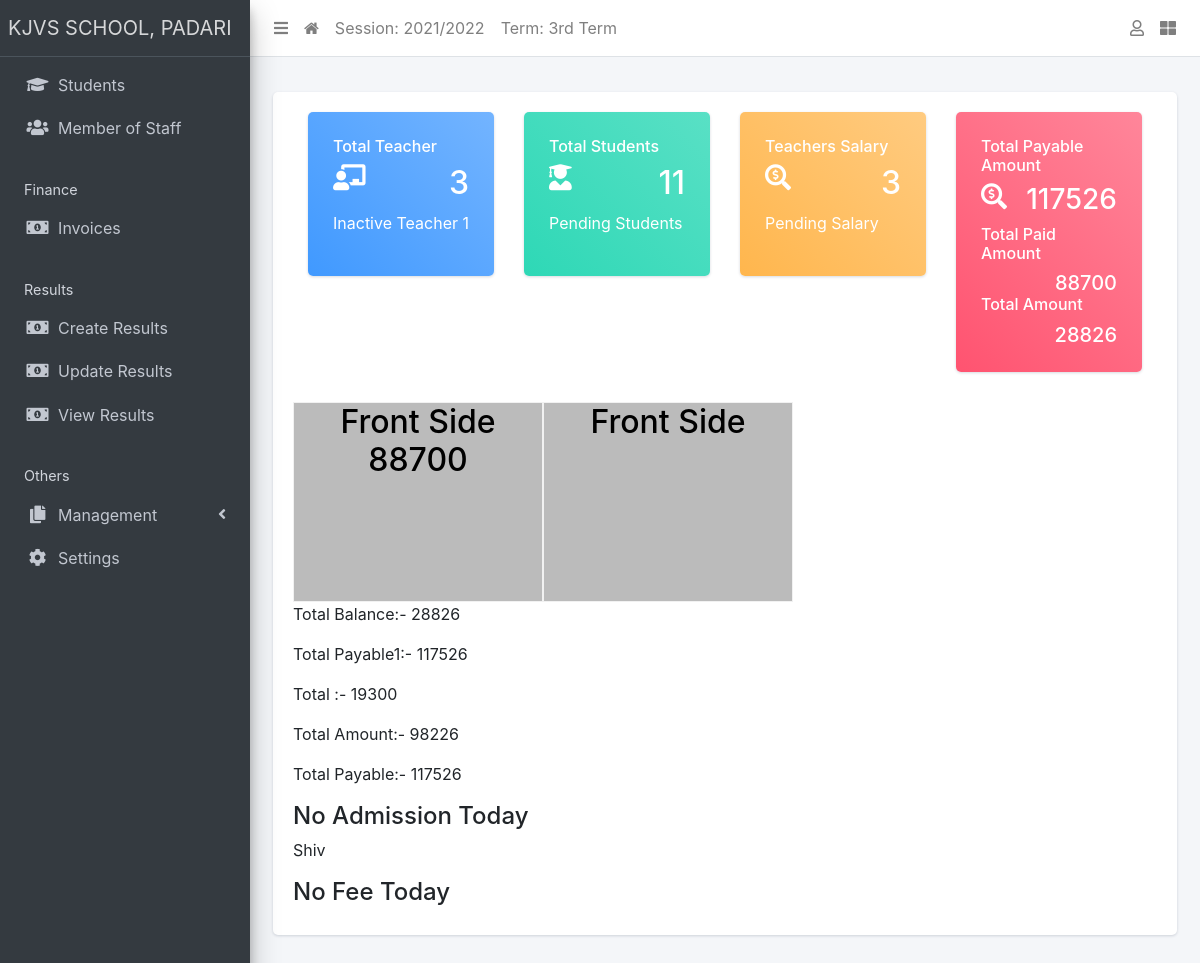
Before: /student/dashboard (signed in) with the older database file.
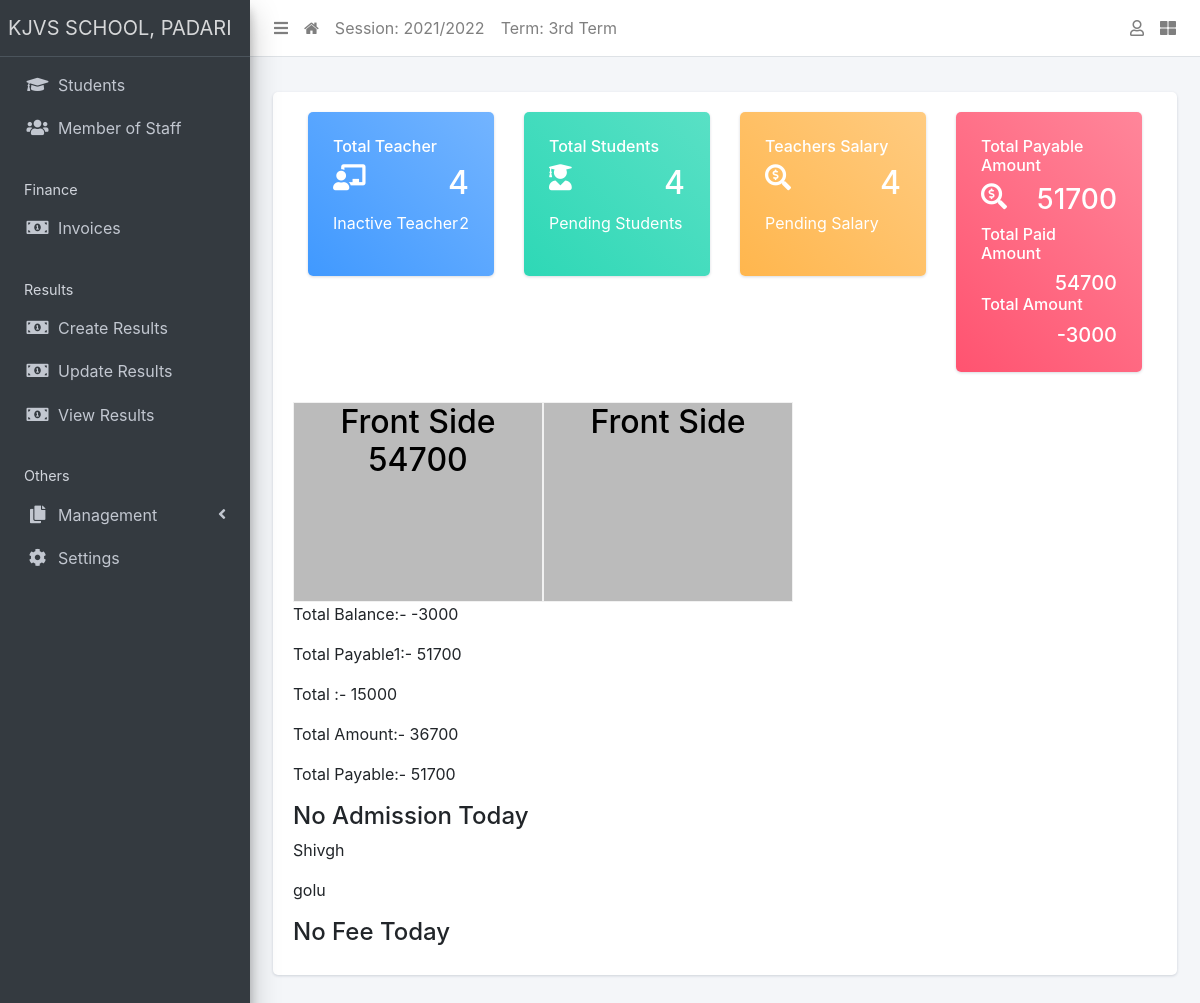
After: the same page with the newer database file.
### apps/staffs/models.py (models this page shows, shortened)
class Staff(models.Model):
    STATUS = [("active", "Active"), ("inactive", "Inactive")]
    GENDER = [("male", "Male"), ("female", "Female")]
    current_status = models.CharField(max_length=10, choices=STATUS, default="active")
    surname = models.CharField(max_length=200)
    firstname = models.CharField(max_length=200)
    other_name = models.CharField(max_length=200, blank=True)
    gender = models.CharField(max_length=10, choices=GENDER, default="male")
    date_of_birth = models.DateField(default=timezone.now)
    date_of_admission = models.DateField(default=timezone.now)
    mobile_num_regex = RegexValidator(
        regex="^[0-9]{10,15}$", message="Entered mobile number isn't in a right format!"
    )
    mobile_number = models.CharField(
        validators=[mobile_num_regex], max_length=13, blank=True
    )
    address = models.TextField(blank=True)
    others = models.TextField(blank=True)

### apps/students/views.py (the view)
# urls.py: path("dashboard", views.index, name="dashboard"),
@login_required()
def index(request):
    ia =Staff.objects.filter(current_status='inactive').count()
    iat =Staff.objects.all().filter(current_status='inactive')
    a=InvoiceItem.objects.aggregate(Sum('amount'))
    bfv=Invoice.objects.aggregate(Sum('balance_from_previous_term'))
    students= Student.objects.all().count()
    staffs = Staff.objects.all().count()
    fees = Receipt.objects.aggregate(Sum('amount_paid'))
    newstu =Student.objects.filter(date_of_admission=datetime.date.today())
    newf =Receipt.objects.filter(date_paid=datetime.date.today())[:50]
    tos=Receipt.objects.filter(date_paid=datetime.date.today()).aggregate(Sum('amount_paid'))
    c =a['amount__sum']+bfv['balance_from_previous_term__sum']
    b=c-fees['amount_paid__sum']
    context= {'stu':students,'sta':staffs,'fee':fees,'ns':newstu,'nf':newf,'ts':tos,'bs':bfv,'as':a,'d':c,'b1':b,'ia':ia,'iat':iat}
    return render(request,"index.html",context)

### apps/corecode/context_processors.py (called while the page is built)
def site_defaults(request):
    current_session = AcademicSession.objects.get(current=True)
    current_term = AcademicTerm.objects.get(current=True)
    vals = SiteConfig.objects.all()
    contexts = {
        "current_session": current_session.name,
        "current_term": current_term.name,
    }
    for val in vals:
        contexts[val.key] = val.value
    return contexts

### templates/index.html (shortened to what the changed rows need)
{% extends 'base.html' %}
{% block content %}
<!DOCTYPE html>
<html lang="en">
<head>
  <link href="http://netdna.bootstrapcdn.com/bootstrap/4.0.0-beta/css/bootstrap.min.css" rel="stylesheet">
  <link rel="stylesheet" href="https://maxcdn.bootstrapcdn.com/bootstrap/4.4.1/css/bootstrap.min.css">
</head>
<body>
  <link href="https://maxcdn.bootstrapcdn.com/font-awesome/4.3.0/css/font-awesome.min.css" rel="stylesheet">
  <div class="container">
    <div class="row">
      <div class="col-md-4 col-xl-3">
        <div class="card bg-c-blue order-card">
          <div class="card-block">
            <h2 class="text-right"><i class="fas fa-chalkboard-teacher f-left"></i><span>{{sta}}</span></h2>
            <p class="m-b-0">Inactive Teacher<span class="f-right">{{ia}}</span></p>
          </div>
        </div>
      </div>
      <div class="col-md-4 col-xl-3">
        <div class="card bg-c-green order-card">
          <div class="card-block">
            <h2 class="text-right"><i class="fas fa-user-graduate f-left"></i><span>{{stu}}</span></h2>
          </div>
        </div>
      </div>
      <div class="col-md-4 col-xl-3">
        <div class="card bg-c-yellow order-card">
          <div class="card-block">
            <h2 class="text-right"><i class="fas fa-search-dollar f-left"></i><span>{{sta}}</span></h2>
          </div>
        </div>
      </div>
      <div class="col-md-4 col-xl-3">
        <div class="card bg-c-pink order-card">
          <div class="card-block">
            <h3 class="text-right"><i class="fas fa-search-dollar f-left"></i><span>{{d}}</span></h3>
            <h6 class="m-b-0">Total Paid Amount<h5><span class="f-right">{{fee.amount_paid__sum}}</span></h5></h6>
            <br>
            <h6 class="m-b-0">Total  Amount<h5><span class="f-right">{{b1}}</span></h5></h6>
          </div>
        </div>
      </div>
    </div>
  </div>
 <div class ="container">
  <div class="row">
  <div class="flip-box">
    <div class="flip-box-inner">
      <div class="flip-box-front">
        <h2>Front Side {{fee.amount_paid__sum}}</h2>
      </div>
      <div class="flip-box-back">
        <h2>Back Side</h2>
      </div>
    </div>
  </div>
  <br>
  <br>
  <div class="flip-box">
    <div class="flip-box-inner">
      <div class="flip-box-front">
        <h2>Front Side</h2>
      </div>
      <div class="flip-box-back">
        <h2>Back Side</h2>
      </div>
    </div>
  </div>
</div>
</div>
  <div class="table-responsive">
    <p>Total Balance:- {{b1}}</p>
    <p>Total Payable1:- {{d}}</p>
    <p>Total :- {{bs.balance_from_previous_term__sum}}</p>
    <p>Total Amount:- {{as.amount__sum}}</p>
    <p>Total Payable:- {{d}}</p>
    {% if ns %}
    <h4 style="color:#00bfff">Today Total Admission </h4>
    <table id="studenttable" class="table table-bordered table-hover" data-page-length='100'>
      <thead class="thead-light">
        <tr>
          <th>S/N</th>
          <th>Fullname</th>
          <th>Registration Number</th>
          <th>Current Class</th>
          <th>Gender</th>
          <th>Mobile Phone Number</th>
        </tr>
      </thead>
      <tbody>
        {% for student in ns %}
          <tr class='clickable-row' data-href="{% url 'student-detail' student.id %}">
            <td>{{ forloop.counter}}</td>
            <td>{{ student.surname}} {{student.firstname }} {{student.other_name }}</td>
            <td>{{ student.registration_number}}</td>
            <td>{{ student.current_class}}</td>
            <td>{{ student.get_gender_display}}</td>
            <td>{{ student.parent_mobile_number}}</td>
          </tr>
        {% endfor %}
        {% else %}
        <h4> No Admission Today </h4>
         {% endif%}
  </div>
   {% for i in iat %}
      <p> {{i.firstname}} </p>
    {% endfor %}
  <div class="table-responsive">
    {% if nf %}
     <h4 style="color:#ff8000">Today Total Fee Collection:-  {{ts.amount_paid__sum}}</h4>
    <table id="studenttable" class="table table-bordered table-hover" data-page-length='100'>
      <thead class="thead-light">
        <tr>
          <th>S/N</th>
          <th>Name</th>
          <th>Amount Paid</th>
          <th>Current Class</th>
          <th>Date</th>
          <th>Mobile Phone Number</th>
        </tr>
      </thead>
      <tbody>
        {% for student in nf %}
          <tr class='clickable-row' data-href="{% url 'invoice-detail' student.invoice.id %}">
            <td>{{ forloop.counter}}</td>
            <td>{{ student.invoice}}</td>
            <td>{{ student.amount_paid}}</td>
            <td>{{ student.invoice.student.current_class}}</td>
            <td>{{ student.date_paid}}</td>
            <td>{{ student.invoice.student.parent_mobile_number}}</td>
          </tr>
        {% endfor %}
        {% else %}
        <h4> No Fee Today </h4>
         {% endif%}
  </div>
</body>
</html>
{% endblock content %}

Changed rows visible on the page:
no longer on this page (row edited): Staff: firstname "Shiv"
now on this page (row edited): Staff: firstname "Shivgh"
now on this page (row edited): Staff: firstname "golu"
Other visible differences:
{{ sta }}: "3" → "4"
{{ ia }}: "1" → "2"
{{ stu }}: "11" → "4"
{{ d }}: "117526" → "51700"
{{ fee.amount_paid__sum }}: "88700" → "54700"
{{ b1 }}: "28826" → "-3000"
{{ bs.balance_from_previous_term__sum }}: "19300" → "15000"
{{ as.amount__sum }}: "98226" → "36700"
